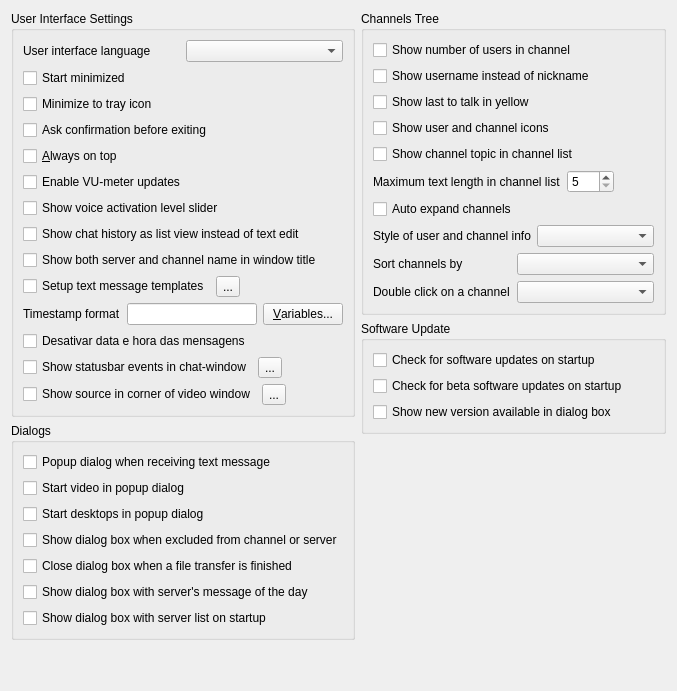
     <widget class="QWidget" name="displayTab">
      <attribute name="title">
       <string>Display</string>
      </attribute>
      <layout class="QHBoxLayout" name="horizontalLayout_31">
       <item>
        <layout class="QVBoxLayout" name="verticalLayout_21">
         <item>
          <widget class="QGroupBox" name="groupBox_3">
           <property name="title">
            <string>User Interface Settings</string>
           </property>
           <layout class="QVBoxLayout" name="verticalLayout_18">
            <item>
             <layout class="QHBoxLayout" name="horizontalLayout_17">
              <item>
               <widget class="QLabel" name="label_5">
                <property name="text">
                 <string>User interface language</string>
                </property>
                <property name="buddy">
                 <cstring>languageBox</cstring>
                </property>
               </widget>
              </item>
              <item>
               <widget class="QComboBox" name="languageBox"/>
              </item>
             </layout>
            </item>
            <item>
             <widget class="QCheckBox" name="startminimizedChkBox">
              <property name="text">
               <string>Start minimized</string>
              </property>
             </widget>
            </item>
            <item>
             <widget class="QCheckBox" name="trayChkBox">
              <property name="text">
               <string>Minimize to tray icon</string>
              </property>
             </widget>
            </item>
            <item>
             <widget class="QCheckBox" name="confirmExitChkBox">
              <property name="text">
               <string>Ask confirmation before exiting</string>
              </property>
             </widget>
            </item>
            <item>
             <widget class="QCheckBox" name="alwaysontopChkBox">
              <property name="text">
               <string>&amp;Always on top</string>
              </property>
             </widget>
            </item>
            <item>
             <widget class="QCheckBox" name="vumeterChkBox">
              <property name="text">
               <string>Enable VU-meter updates</string>
              </property>
             </widget>
            </item>
            <item>
             <widget class="QCheckBox" name="voiceActLevelChkBox">
              <property name="text">
               <string>Show voice activation level slider</string>
              </property>
             </widget>
            </item>
            <item>
             <widget class="QCheckBox" name="chatlistviewChkBox">
              <property name="text">
               <string>Show chat history as list view instead of text edit</string>
              </property>
             </widget>
            </item>
            <item>
             <widget class="QCheckBox" name="ServnameChkBox">
              <property name="text">
               <string>Show both server and channel name in window title</string>
              </property>
             </widget>
            </item>
            <item>
             <layout class="QHBoxLayout" name="horizontalLayout_34">
              <item>
               <widget class="QCheckBox" name="chatTemplateChkBox">
                <property name="text">
                 <string>Setup text message templates</string>
                </property>
               </widget>
              </item>
              <item>
               <widget class="QToolButton" name="chatTemplateToolButton">
                <property name="accessibleName">
                 <string>Edit Chat Message Templates</string>
                </property>
                <property name="text">
                 <string notr="true">...</string>
                </property>
               </widget>
              </item>
              <item>
               <spacer name="horizontalSpacer_12">
                <property name="orientation">
                 <enum>Qt::Orientation::Horizontal</enum>
                </property>
                <property name="sizeHint" stdset="0">
                 <size>
                  <width>40</width>
                  <height>20</height>
                 </size>
                </property>
               </spacer>
              </item>
             </layout>
            </item>
            <item>
             <layout class="QHBoxLayout" name="horizontalLayout_30">
              <item>
               <widget class="QLabel" name="timestampformatLabel">
                <property name="text">
                 <string>Timestamp format</string>
                </property>
                <property name="buddy">
                 <cstring>timestampformatEdit</cstring>
                </property>
               </widget>
              </item>
              <item>
               <widget class="QLineEdit" name="timestampformatEdit"/>
              </item>
              <item>
               <widget class="QPushButton" name="TSFVarButton">
                <property name="text">
                 <string>&amp;Variables...</string>
                </property>
               </widget>
              </item>
             </layout>
            </item>
            <item>
             <widget class="QCheckBox" name="disableMessageTimestampChkBox">
              <property name="text">
               <string>Desativar data e hora das mensagens</string>
              </property>
              <property name="toolTip">
               <string>Oculta a data e a hora das mensagens privadas e das mensagens do canal</string>
              </property>
             </widget>
            </item>
            <item>
             <layout class="QHBoxLayout" name="horizontalLayout_18">
              <item>
               <widget class="QCheckBox" name="logstatusbarChkBox">
                <property name="text">
                 <string>Show statusbar events in chat-window</string>
                </property>
               </widget>
              </item>
              <item>
               <widget class="QToolButton" name="statusbarToolButton">
                <property name="accessibleName">
                 <string>Configure events</string>
                </property>
                <property name="text">
                 <string notr="true">...</string>
                </property>
               </widget>
              </item>
              <item>
               <spacer name="horizontalSpacer_32">
                <property name="orientation">
                 <enum>Qt::Orientation::Horizontal</enum>
                </property>
                <property name="sizeHint" stdset="0">
                 <size>
                  <width>40</width>
                  <height>20</height>
                 </size>
                </property>
               </spacer>
              </item>
             </layout>
            </item>
            <item>
             <layout class="QHBoxLayout" name="horizontalLayout_15">
              <property name="spacing">
               <number>6</number>
              </property>
              <item>
               <widget class="QCheckBox" name="vidtextChkBox">
                <property name="text">
                 <string>Show source in corner of video window</string>
                </property>
               </widget>
              </item>
              <item>
               <widget class="QToolButton" name="vidtextsrcToolBtn">
                <property name="accessibleName">
                 <string>Video window settings</string>
                </property>
                <property name="text">
                 <string notr="true">...</string>
                </property>
               </widget>
              </item>
              <item>
               <spacer name="horizontalSpacer_19">
                <property name="orientation">
                 <enum>Qt::Orientation::Horizontal</enum>
                </property>
                <property name="sizeHint" stdset="0">
                 <size>
                  <width>40</width>
                  <height>20</height>
                 </size>
                </property>
               </spacer>
              </item>
             </layout>
            </item>
           </layout>
          </widget>
         </item>
         <item>
          <widget class="QGroupBox" name="groupBox_16">
           <property name="title">
            <string>Dialogs</string>
           </property>
           <layout class="QVBoxLayout" name="verticalLayout_4">
            <item>
             <widget class="QCheckBox" name="msgpopupChkBox">
              <property name="text">
               <string>Popup dialog when receiving text message</string>
              </property>
             </widget>
            </item>
            <item>
             <widget class="QCheckBox" name="videodlgChkBox">
              <property name="text">
               <string>Start video in popup dialog</string>
              </property>
             </widget>
            </item>
            <item>
             <widget class="QCheckBox" name="desktopdlgChkBox">
              <property name="text">
               <string>Start desktops in popup dialog</string>
              </property>
             </widget>
            </item>
            <item>
             <widget class="QCheckBox" name="dlgExcludeChkBox">
              <property name="text">
               <string>Show dialog box when excluded from channel or server</string>
              </property>
             </widget>
            </item>
            <item>
             <widget class="QCheckBox" name="closeFileDlgChkBox">
              <property name="text">
               <string>Close dialog box when a file transfer is finished</string>
              </property>
             </widget>
            </item>
            <item>
             <widget class="QCheckBox" name="dlgMOTDChkBox">
              <property name="text">
               <string>Show dialog box with server's message of the day</string>
              </property>
             </widget>
            </item>
            <item>
             <widget class="QCheckBox" name="startServerListChkBox">
              <property name="text">
               <string>Show dialog box with server list on startup</string>
              </property>
             </widget>
            </item>
           </layout>
          </widget>
         </item>
         <item>
          <spacer name="verticalSpacer_6">
           <property name="orientation">
            <enum>Qt::Orientation::Vertical</enum>
           </property>
           <property name="sizeHint" stdset="0">
            <size>
             <width>20</width>
             <height>40</height>
            </size>
           </property>
          </spacer>
         </item>
        </layout>
       </item>
       <item>
        <layout class="QVBoxLayout" name="verticalLayout_23">
         <item>
          <widget class="QGroupBox" name="groupBox_14">
           <property name="title">
            <string>Channels Tree</string>
           </property>
           <layout class="QVBoxLayout" name="verticalLayout">
            <item>
             <widget class="QCheckBox" name="usercountChkBox">
              <property name="text">
               <string>Show number of users in channel</string>
              </property>
             </widget>
            </item>
            <item>
             <widget class="QCheckBox" name="showusernameChkBox">
              <property name="text">
               <string>Show username instead of nickname</string>
              </property>
             </widget>
            </item>
            <item>
             <widget class="QCheckBox" name="lasttalkChkBox">
              <property name="text">
               <string>Show last to talk in yellow</string>
              </property>
             </widget>
            </item>
            <item>
             <widget class="QCheckBox" name="animChkBox">
              <property name="text">
               <string>Show user and channel icons</string>
              </property>
             </widget>
            </item>
            <item>
             <widget class="QCheckBox" name="chanTopicChkBox">
              <property name="text">
               <string>Show channel topic in channel list</string>
              </property>
             </widget>
            </item>
            <item>
             <layout class="QHBoxLayout" name="horizontalLayout_16">
              <item>
               <widget class="QLabel" name="label_39">
                <property name="text">
                 <string>Maximum text length in channel list</string>
                </property>
                <property name="buddy">
                 <cstring>maxtextSpinBox</cstring>
                </property>
               </widget>
              </item>
              <item>
               <widget class="QSpinBox" name="maxtextSpinBox">
                <property name="sizePolicy">
                 <sizepolicy hsizetype="Fixed" vsizetype="Fixed">
                  <horstretch>0</horstretch>
                  <verstretch>0</verstretch>
                 </sizepolicy>
                </property>
                <property name="minimum">
                 <number>5</number>
                </property>
                <property name="maximum">
                 <number>512</number>
                </property>
               </widget>
              </item>
              <item>
               <spacer name="horizontalSpacer_18">
                <property name="orientation">
                 <enum>Qt::Orientation::Horizontal</enum>
                </property>
                <property name="sizeHint" stdset="0">
                 <size>
                  <width>40</width>
                  <height>20</height>
                 </size>
                </property>
               </spacer>
              </item>
             </layout>
            </item>
            <item>
             <widget class="QCheckBox" name="chanexpChkBox">
              <property name="text">
               <string>Auto expand channels</string>
              </property>
             </widget>
            </item>
            <item>
             <layout class="QHBoxLayout" name="horizontalLayout_33">
              <item>
               <widget class="QLabel" name="label_infoStyle">
                <property name="text">
                 <string>Style of user and channel info</string>
                </property>
                <property name="buddy">
                 <cstring>infoStyleBox</cstring>
                </property>
               </widget>
              </item>
              <item>
               <widget class="QComboBox" name="infoStyleBox"/>
              </item>
             </layout>
            </item>
            <item>
             <layout class="QHBoxLayout" name="horizontalLayout_27">
              <item>
               <widget class="QLabel" name="label_45">
                <property name="text">
                 <string>Sort channels by</string>
                </property>
                <property name="buddy">
                 <cstring>channelsortComboBox</cstring>
                </property>
               </widget>
              </item>
              <item>
               <widget class="QComboBox" name="channelsortComboBox"/>
              </item>
             </layout>
            </item>
            <item>
             <layout class="QHBoxLayout" name="horizontalLayout_26">
              <item>
               <widget class="QLabel" name="label_dbclickchan">
                <property name="text">
                 <string>Double click on a channel</string>
                </property>
                <property name="buddy">
                 <cstring>chanDbClickBox</cstring>
                </property>
               </widget>
              </item>
              <item>
               <widget class="QComboBox" name="chanDbClickBox"/>
              </item>
             </layout>
            </item>
           </layout>
          </widget>
         </item>
         <item>
          <widget class="QGroupBox" name="groupBox_15">
           <property name="title">
            <string>Software Update</string>
           </property>
           <layout class="QVBoxLayout" name="verticalLayout_9">
            <item>
             <widget class="QCheckBox" name="updatesChkBox">
              <property name="text">
               <string>Check for software updates on startup</string>
              </property>
             </widget>
            </item>
            <item>
             <widget class="QCheckBox" name="betaUpdatesChkBox">
              <property name="text">
               <string>Check for beta software updates on startup</string>
              </property>
             </widget>
            </item>
            <item>
             <widget class="QCheckBox" name="updatesDlgChkBox">
              <property name="text">
               <string>Show new version available in dialog box</string>
              </property>
             </widget>
            </item>
           </layout>
          </widget>
         </item>
         <item>
          <spacer name="verticalSpacer_8">
           <property name="orientation">
            <enum>Qt::Orientation::Vertical</enum>
           </property>
           <property name="sizeHint" stdset="0">
            <size>
             <width>20</width>
             <height>40</height>
            </size>
           </property>
          </spacer>
         </item>
        </layout>
       </item>
      </layout>
     </widget>
